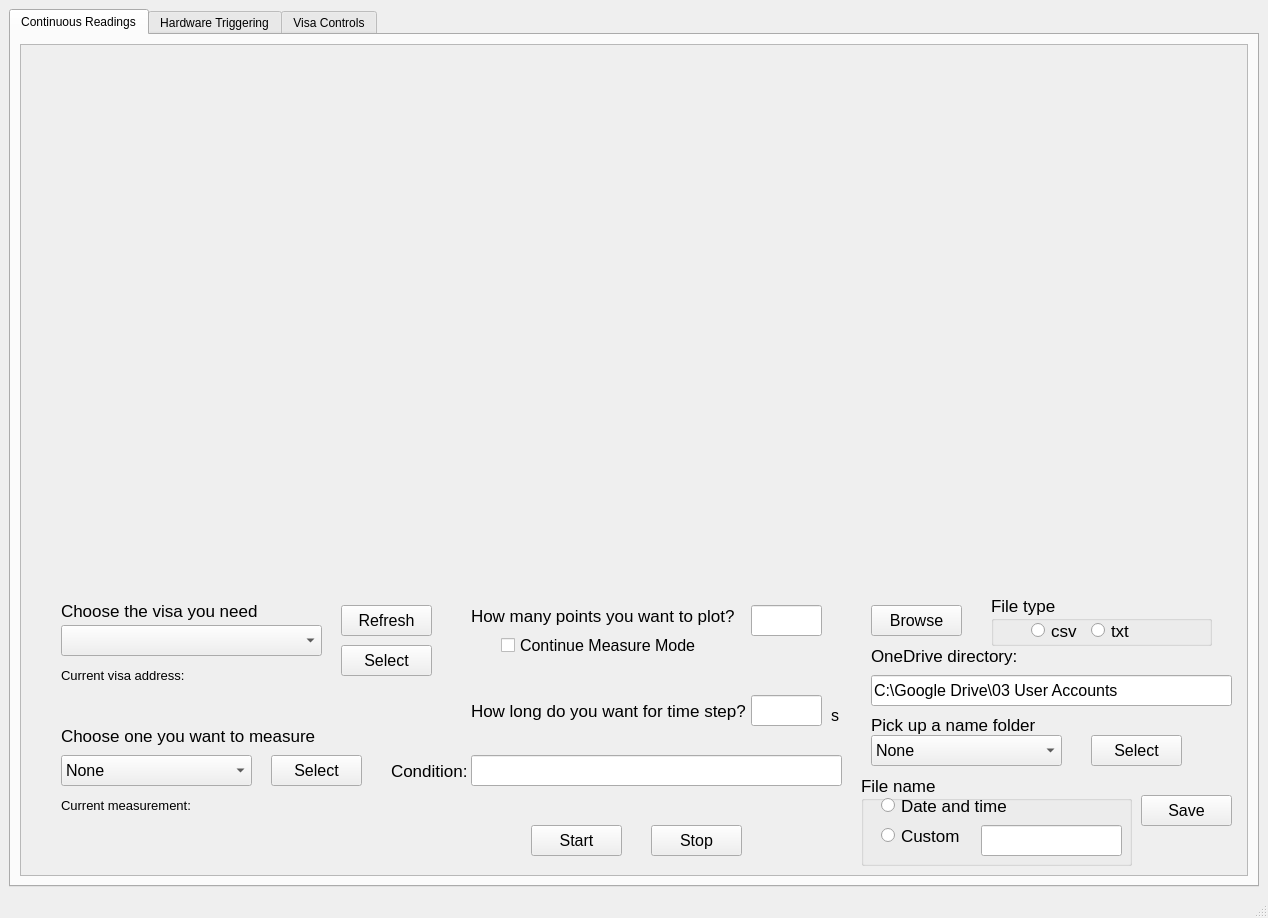
<?xml version="1.0" encoding="UTF-8"?>
<ui version="4.0">
 <class>MainWindow</class>
 <widget class="QMainWindow" name="MainWindow">
  <property name="enabled">
   <bool>true</bool>
  </property>
  <property name="geometry">
   <rect>
    <x>0</x>
    <y>0</y>
    <width>1268</width>
    <height>918</height>
   </rect>
  </property>
  <property name="sizePolicy">
   <sizepolicy hsizetype="Fixed" vsizetype="Fixed">
    <horstretch>0</horstretch>
    <verstretch>0</verstretch>
   </sizepolicy>
  </property>
  <property name="font">
   <font>
    <strikeout>false</strikeout>
    <kerning>true</kerning>
   </font>
  </property>
  <property name="mouseTracking">
   <bool>false</bool>
  </property>
  <property name="windowTitle">
   <string>MainWindow</string>
  </property>
  <property name="iconSize">
   <size>
    <width>24</width>
    <height>24</height>
   </size>
  </property>
  <widget class="QWidget" name="centralwidget">
   <layout class="QGridLayout" name="gridLayout_2">
    <item row="0" column="0">
     <layout class="QGridLayout" name="gridLayout">
      <item row="0" column="0">
       <widget class="QTabWidget" name="tabWidget">
        <property name="maximumSize">
         <size>
          <width>16777215</width>
          <height>16777215</height>
         </size>
        </property>
        <property name="currentIndex">
         <number>0</number>
        </property>
        <widget class="QWidget" name="tab">
         <attribute name="title">
          <string>Continuous Readings</string>
         </attribute>
         <layout class="QGridLayout" name="gridLayout_4">
          <item row="0" column="0">
           <layout class="QGridLayout" name="gridLayout_3">
            <item row="0" column="0">
             <widget class="QScrollArea" name="scrollArea">
              <property name="sizePolicy">
               <sizepolicy hsizetype="Preferred" vsizetype="Preferred">
                <horstretch>0</horstretch>
                <verstretch>0</verstretch>
               </sizepolicy>
              </property>
              <property name="widgetResizable">
               <bool>false</bool>
              </property>
              <widget class="QWidget" name="scrollAreaWidgetContents">
               <property name="geometry">
                <rect>
                 <x>0</x>
                 <y>0</y>
                 <width>1220</width>
                 <height>830</height>
                </rect>
               </property>
               <widget class="QPushButton" name="pushButton_Refresh">
                <property name="geometry">
                 <rect>
                  <x>320</x>
                  <y>560</y>
                  <width>91</width>
                  <height>31</height>
                 </rect>
                </property>
                <property name="font">
                 <font>
                  <pointsize>12</pointsize>
                 </font>
                </property>
                <property name="text">
                 <string>Refresh</string>
                </property>
               </widget>
               <widget class="QLabel" name="label_Current_Visa">
                <property name="geometry">
                 <rect>
                  <x>40</x>
                  <y>620</y>
                  <width>131</width>
                  <height>21</height>
                 </rect>
                </property>
                <property name="font">
                 <font>
                  <pointsize>10</pointsize>
                 </font>
                </property>
                <property name="text">
                 <string>Current visa address:</string>
                </property>
               </widget>
               <widget class="QLabel" name="label_Meas_Type">
                <property name="geometry">
                 <rect>
                  <x>40</x>
                  <y>680</y>
                  <width>301</width>
                  <height>21</height>
                 </rect>
                </property>
                <property name="font">
                 <font>
                  <pointsize>13</pointsize>
                 </font>
                </property>
                <property name="text">
                 <string>Choose one you want to measure</string>
                </property>
               </widget>
               <widget class="QPushButton" name="pushButton_Select_Visa">
                <property name="geometry">
                 <rect>
                  <x>320</x>
                  <y>600</y>
                  <width>91</width>
                  <height>31</height>
                 </rect>
                </property>
                <property name="font">
                 <font>
                  <pointsize>12</pointsize>
                 </font>
                </property>
                <property name="text">
                 <string>Select</string>
                </property>
               </widget>
               <widget class="QLabel" name="label_2">
                <property name="geometry">
                 <rect>
                  <x>370</x>
                  <y>700</y>
                  <width>91</width>
                  <height>51</height>
                 </rect>
                </property>
                <property name="font">
                 <font>
                  <pointsize>13</pointsize>
                 </font>
                </property>
                <property name="text">
                 <string>Condition:</string>
                </property>
               </widget>
               <widget class="QLineEdit" name="lineEdit_Steps">
                <property name="geometry">
                 <rect>
                  <x>730</x>
                  <y>650</y>
                  <width>71</width>
                  <height>31</height>
                 </rect>
                </property>
                <property name="font">
                 <font>
                  <pointsize>12</pointsize>
                 </font>
                </property>
               </widget>
               <widget class="QGroupBox" name="groupBox_Filename">
                <property name="geometry">
                 <rect>
                  <x>840</x>
                  <y>730</y>
                  <width>271</width>
                  <height>91</height>
                 </rect>
                </property>
                <property name="font">
                 <font>
                  <pointsize>13</pointsize>
                 </font>
                </property>
                <property name="title">
                 <string>File name</string>
                </property>
                <widget class="QRadioButton" name="radioButton_Timename">
                 <property name="geometry">
                  <rect>
                   <x>20</x>
                   <y>20</y>
                   <width>151</width>
                   <height>21</height>
                  </rect>
                 </property>
                 <property name="font">
                  <font>
                   <pointsize>13</pointsize>
                  </font>
                 </property>
                 <property name="text">
                  <string>Date and time</string>
                 </property>
                </widget>
                <widget class="QRadioButton" name="radioButton_Custom_Name">
                 <property name="geometry">
                  <rect>
                   <x>20</x>
                   <y>50</y>
                   <width>121</width>
                   <height>21</height>
                  </rect>
                 </property>
                 <property name="text">
                  <string>Custom</string>
                 </property>
                </widget>
                <widget class="QLineEdit" name="lineEdit_Custom_Name">
                 <property name="geometry">
                  <rect>
                   <x>120</x>
                   <y>50</y>
                   <width>141</width>
                   <height>31</height>
                  </rect>
                 </property>
                 <property name="font">
                  <font>
                   <pointsize>12</pointsize>
                  </font>
                 </property>
                </widget>
               </widget>
               <widget class="QLineEdit" name="lineEdit_Points">
                <property name="geometry">
                 <rect>
                  <x>730</x>
                  <y>560</y>
                  <width>71</width>
                  <height>31</height>
                 </rect>
                </property>
                <property name="font">
                 <font>
                  <pointsize>12</pointsize>
                 </font>
                </property>
               </widget>
               <widget class="QLineEdit" name="lineEdit_Error">
                <property name="geometry">
                 <rect>
                  <x>450</x>
                  <y>710</y>
                  <width>371</width>
                  <height>31</height>
                 </rect>
                </property>
                <property name="font">
                 <font>
                  <pointsize>12</pointsize>
                 </font>
                </property>
               </widget>
               <widget class="QPushButton" name="pushButton_Start">
                <property name="geometry">
                 <rect>
                  <x>510</x>
                  <y>780</y>
                  <width>91</width>
                  <height>31</height>
                 </rect>
                </property>
                <property name="font">
                 <font>
                  <pointsize>12</pointsize>
                 </font>
                </property>
                <property name="text">
                 <string>Start</string>
                </property>
               </widget>
               <widget class="QComboBox" name="comboBox_All_Visas">
                <property name="geometry">
                 <rect>
                  <x>40</x>
                  <y>580</y>
                  <width>261</width>
                  <height>31</height>
                 </rect>
                </property>
                <property name="font">
                 <font>
                  <pointsize>12</pointsize>
                 </font>
                </property>
               </widget>
               <widget class="QPushButton" name="pushButton_Select_Directory">
                <property name="geometry">
                 <rect>
                  <x>1070</x>
                  <y>690</y>
                  <width>91</width>
                  <height>31</height>
                 </rect>
                </property>
                <property name="font">
                 <font>
                  <pointsize>12</pointsize>
                 </font>
                </property>
                <property name="text">
                 <string>Select</string>
                </property>
               </widget>
               <widget class="QPushButton" name="pushButton_Select_Measurement">
                <property name="geometry">
                 <rect>
                  <x>250</x>
                  <y>710</y>
                  <width>91</width>
                  <height>31</height>
                 </rect>
                </property>
                <property name="font">
                 <font>
                  <pointsize>12</pointsize>
                 </font>
                </property>
                <property name="text">
                 <string>Select</string>
                </property>
               </widget>
               <widget class="QLabel" name="label_4">
                <property name="geometry">
                 <rect>
                  <x>850</x>
                  <y>670</y>
                  <width>201</width>
                  <height>20</height>
                 </rect>
                </property>
                <property name="font">
                 <font>
                  <pointsize>13</pointsize>
                 </font>
                </property>
                <property name="text">
                 <string>Pick up a name folder</string>
                </property>
               </widget>
               <widget class="QCheckBox" name="checkBox_Continue">
                <property name="geometry">
                 <rect>
                  <x>480</x>
                  <y>580</y>
                  <width>201</width>
                  <height>41</height>
                 </rect>
                </property>
                <property name="font">
                 <font>
                  <pointsize>12</pointsize>
                 </font>
                </property>
                <property name="text">
                 <string>Continue Measure Mode</string>
                </property>
               </widget>
               <widget class="QPushButton" name="pushButton_Browse">
                <property name="geometry">
                 <rect>
                  <x>850</x>
                  <y>560</y>
                  <width>91</width>
                  <height>31</height>
                 </rect>
                </property>
                <property name="font">
                 <font>
                  <pointsize>12</pointsize>
                 </font>
                </property>
                <property name="text">
                 <string>Browse</string>
                </property>
               </widget>
               <widget class="QLabel" name="label">
                <property name="geometry">
                 <rect>
                  <x>40</x>
                  <y>550</y>
                  <width>231</width>
                  <height>31</height>
                 </rect>
                </property>
                <property name="font">
                 <font>
                  <pointsize>13</pointsize>
                 </font>
                </property>
                <property name="text">
                 <string>Choose the visa you need</string>
                </property>
               </widget>
               <widget class="QComboBox" name="comboBox_Meas_Type">
                <property name="geometry">
                 <rect>
                  <x>40</x>
                  <y>710</y>
                  <width>191</width>
                  <height>31</height>
                 </rect>
                </property>
                <property name="font">
                 <font>
                  <pointsize>12</pointsize>
                 </font>
                </property>
                <item>
                 <property name="text">
                  <string>None</string>
                 </property>
                </item>
                <item>
                 <property name="text">
                  <string>AC Current</string>
                 </property>
                </item>
                <item>
                 <property name="text">
                  <string>DC Current</string>
                 </property>
                </item>
                <item>
                 <property name="text">
                  <string>AC Voltage</string>
                 </property>
                </item>
                <item>
                 <property name="text">
                  <string>DC Voltage</string>
                 </property>
                </item>
                <item>
                 <property name="text">
                  <string>Resistance</string>
                 </property>
                </item>
               </widget>
               <widget class="QGroupBox" name="groupBox_File_Type">
                <property name="geometry">
                 <rect>
                  <x>970</x>
                  <y>550</y>
                  <width>221</width>
                  <height>51</height>
                 </rect>
                </property>
                <property name="font">
                 <font>
                  <pointsize>13</pointsize>
                 </font>
                </property>
                <property name="title">
                 <string>File type</string>
                </property>
                <widget class="QRadioButton" name="radioButton_csv">
                 <property name="geometry">
                  <rect>
                   <x>40</x>
                   <y>20</y>
                   <width>61</width>
                   <height>31</height>
                  </rect>
                 </property>
                 <property name="text">
                  <string>csv</string>
                 </property>
                </widget>
                <widget class="QRadioButton" name="radioButton_txt">
                 <property name="geometry">
                  <rect>
                   <x>100</x>
                   <y>20</y>
                   <width>61</width>
                   <height>31</height>
                  </rect>
                 </property>
                 <property name="text">
                  <string>txt</string>
                 </property>
                </widget>
               </widget>
               <widget class="QLabel" name="label_CurrentMeasurement">
                <property name="geometry">
                 <rect>
                  <x>40</x>
                  <y>770</y>
                  <width>241</width>
                  <height>21</height>
                 </rect>
                </property>
                <property name="font">
                 <font>
                  <pointsize>10</pointsize>
                 </font>
                </property>
                <property name="text">
                 <string/>
                </property>
               </widget>
               <widget class="QPushButton" name="pushButton_Save">
                <property name="geometry">
                 <rect>
                  <x>1120</x>
                  <y>750</y>
                  <width>91</width>
                  <height>31</height>
                 </rect>
                </property>
                <property name="font">
                 <font>
                  <pointsize>12</pointsize>
                 </font>
                </property>
                <property name="text">
                 <string>Save</string>
                </property>
               </widget>
               <widget class="QLineEdit" name="lineEdit_OneDrive">
                <property name="geometry">
                 <rect>
                  <x>850</x>
                  <y>630</y>
                  <width>361</width>
                  <height>31</height>
                 </rect>
                </property>
                <property name="font">
                 <font>
                  <pointsize>12</pointsize>
                 </font>
                </property>
                <property name="text">
                 <string>C:\Google Drive\03 User Accounts</string>
                </property>
               </widget>
               <widget class="QLabel" name="label_3">
                <property name="geometry">
                 <rect>
                  <x>850</x>
                  <y>600</y>
                  <width>171</width>
                  <height>21</height>
                 </rect>
                </property>
                <property name="font">
                 <font>
                  <pointsize>13</pointsize>
                 </font>
                </property>
                <property name="text">
                 <string>OneDrive directory:</string>
                </property>
               </widget>
               <widget class="QLabel" name="label_CurrentVisa">
                <property name="geometry">
                 <rect>
                  <x>40</x>
                  <y>640</y>
                  <width>361</width>
                  <height>21</height>
                 </rect>
                </property>
                <property name="font">
                 <font>
                  <pointsize>10</pointsize>
                 </font>
                </property>
                <property name="text">
                 <string/>
                </property>
               </widget>
               <widget class="QComboBox" name="comboBox_Name_Folder">
                <property name="geometry">
                 <rect>
                  <x>850</x>
                  <y>690</y>
                  <width>191</width>
                  <height>31</height>
                 </rect>
                </property>
                <property name="font">
                 <font>
                  <pointsize>12</pointsize>
                 </font>
                </property>
                <item>
                 <property name="text">
                  <string>None</string>
                 </property>
                </item>
                <item>
                 <property name="text">
                  <string>Snyder</string>
                 </property>
                </item>
                <item>
                 <property name="text">
                  <string>Wang</string>
                 </property>
                </item>
                <item>
                 <property name="text">
                  <string>Williams</string>
                 </property>
                </item>
                <item>
                 <property name="text">
                  <string>Vannucci</string>
                 </property>
                </item>
               </widget>
               <widget class="QLabel" name="label_Meas_Points">
                <property name="geometry">
                 <rect>
                  <x>450</x>
                  <y>560</y>
                  <width>271</width>
                  <height>21</height>
                 </rect>
                </property>
                <property name="font">
                 <font>
                  <pointsize>13</pointsize>
                 </font>
                </property>
                <property name="text">
                 <string>How many points you want to plot?</string>
                </property>
               </widget>
               <widget class="QLabel" name="label_second">
                <property name="geometry">
                 <rect>
                  <x>810</x>
                  <y>660</y>
                  <width>41</width>
                  <height>20</height>
                 </rect>
                </property>
                <property name="font">
                 <font>
                  <pointsize>12</pointsize>
                 </font>
                </property>
                <property name="text">
                 <string>s</string>
                </property>
               </widget>
               <widget class="QPushButton" name="pushButton_Stop">
                <property name="geometry">
                 <rect>
                  <x>630</x>
                  <y>780</y>
                  <width>91</width>
                  <height>31</height>
                 </rect>
                </property>
                <property name="font">
                 <font>
                  <pointsize>12</pointsize>
                 </font>
                </property>
                <property name="text">
                 <string>Stop</string>
                </property>
               </widget>
               <widget class="QLabel" name="label_Meas_Delay">
                <property name="geometry">
                 <rect>
                  <x>450</x>
                  <y>650</y>
                  <width>281</width>
                  <height>31</height>
                 </rect>
                </property>
                <property name="font">
                 <font>
                  <pointsize>13</pointsize>
                 </font>
                </property>
                <property name="text">
                 <string>How long do you want for time step?</string>
                </property>
               </widget>
               <widget class="CurveWidget" name="curvewidgetPlot">
                <property name="geometry">
                 <rect>
                  <x>210</x>
                  <y>40</y>
                  <width>771</width>
                  <height>471</height>
                 </rect>
                </property>
                <property name="font">
                 <font>
                  <pointsize>14</pointsize>
                 </font>
                </property>
                <property name="orientation">
                 <enum>Qt::Horizontal</enum>
                </property>
               </widget>
               <widget class="QLabel" name="label_Step_Reminder">
                <property name="geometry">
                 <rect>
                  <x>470</x>
                  <y>670</y>
                  <width>261</width>
                  <height>31</height>
                 </rect>
                </property>
                <property name="font">
                 <font>
                  <pointsize>10</pointsize>
                 </font>
                </property>
                <property name="text">
                 <string/>
                </property>
               </widget>
               <widget class="QLabel" name="label_Current_Measurement">
                <property name="geometry">
                 <rect>
                  <x>40</x>
                  <y>750</y>
                  <width>131</width>
                  <height>21</height>
                 </rect>
                </property>
                <property name="font">
                 <font>
                  <pointsize>10</pointsize>
                 </font>
                </property>
                <property name="text">
                 <string>Current measurement:</string>
                </property>
               </widget>
              </widget>
             </widget>
            </item>
           </layout>
          </item>
         </layout>
        </widget>
        <widget class="QWidget" name="tab_2">
         <attribute name="title">
          <string>Hardware Triggering</string>
         </attribute>
        </widget>
        <widget class="QWidget" name="tab_3">
         <attribute name="title">
          <string>Visa Controls</string>
         </attribute>
        </widget>
       </widget>
      </item>
     </layout>
    </item>
   </layout>
  </widget>
  <widget class="QStatusBar" name="statusbar"/>
  <action name="actionCopy">
   <property name="text">
    <string>Copy</string>
   </property>
  </action>
  <action name="actionSave">
   <property name="text">
    <string>Save</string>
   </property>
  </action>
  <action name="actionQuit">
   <property name="text">
    <string>Quit</string>
   </property>
  </action>
 </widget>
 <customwidgets>
  <customwidget>
   <class>CurveWidget</class>
   <extends>QSplitter</extends>
   <header>guiqwt.plot</header>
  </customwidget>
 </customwidgets>
 <resources/>
 <connections/>
</ui>
